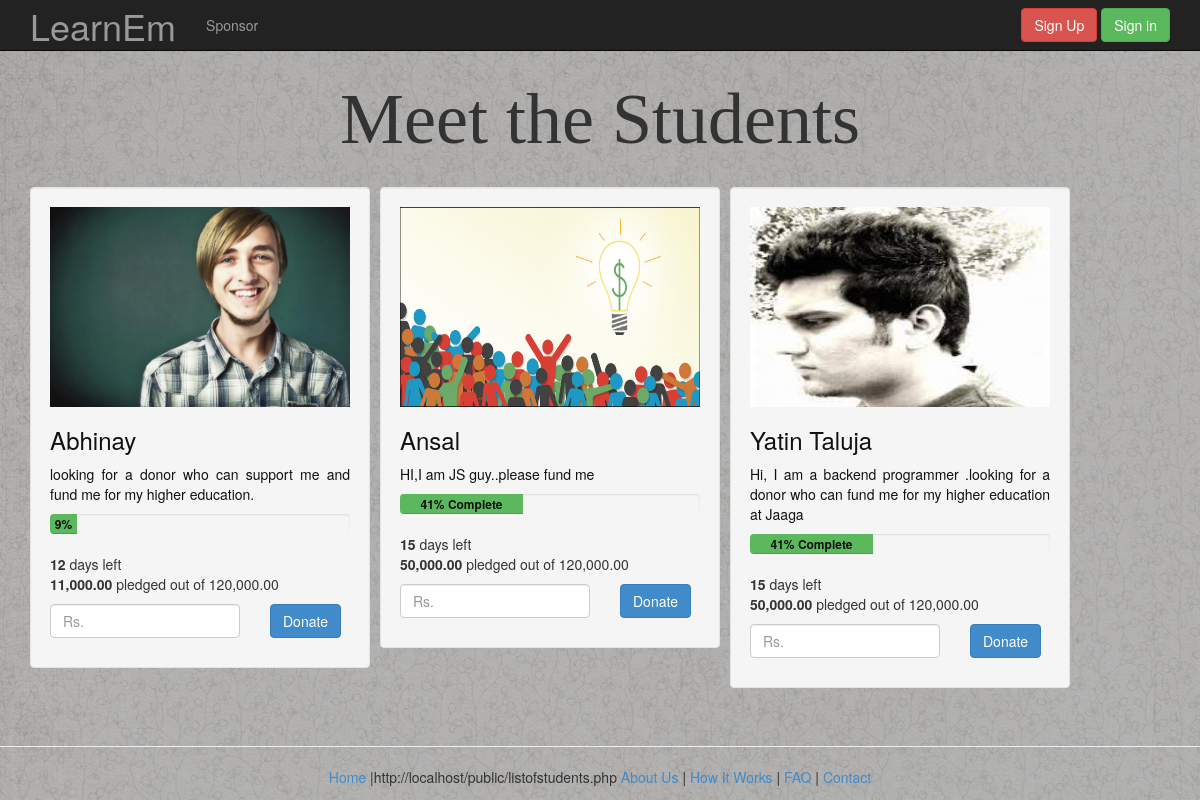
The page /listofstudents.php on the database as committed earlier.
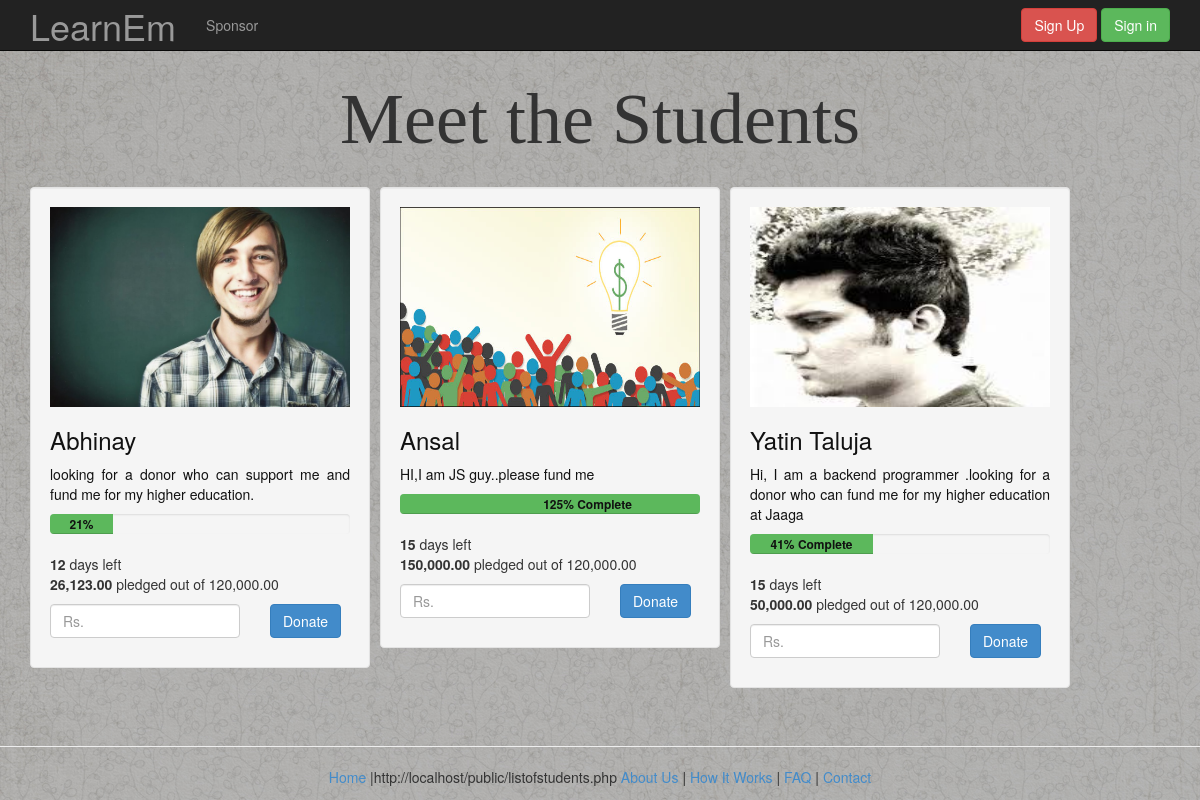
The same page on the database as committed later.
### tables this page shows
CREATE TABLE `student` (
  `S_id` int(20) NOT NULL AUTO_INCREMENT,
  `U_id` int(11) DEFAULT NULL,
  `sname` varchar(20) DEFAULT NULL,
  `gender` varchar(20) DEFAULT NULL,
  `email` varchar(320) DEFAULT NULL,
  `Phone_Number` int(20) DEFAULT NULL,
  `address` varchar(60) DEFAULT NULL,
  `pincode` int(10) DEFAULT NULL,
  `country` varchar(20) DEFAULT NULL,
  `course` varchar(20) DEFAULT NULL,
  `scholar_AMT` int(20) DEFAULT NULL,
  `para` varchar(500) DEFAULT NULL,
  `image_path` blob,
  `date` timestamp NOT NULL DEFAULT CURRENT_TIMESTAMP,
  `bitdetail` varchar(100) DEFAULT NULL,
  PRIMARY KEY (`S_id`),
  UNIQUE KEY `email` (`email`),
  KEY `U_id` (`U_id`),
  CONSTRAINT `student_ibfk_1` FOREIGN KEY (`U_id`) REFERENCES `user` (`U_id`)
);

### model/student.php (called while the page is built, shortened)
<?php
    function getStudentList()
    {
        $db= dbopen();
        $sql=$db->prepare('SELECT * FROM student');
        $sql->execute();
        $sql->bind_result($S_id,$U_id,$sname,$gender,$email,$Phone_Number,$address,
            $pincode,$country,$course,$scholar_AMT,$para,$image_path,$date,$bitdetail);
        while($sql->fetch()){
        $students[]=array('S_id'=>$S_id,'U_id'=>$U_id,'sname'=>$sname,'gender'=>$gender,'email'=>$email,
            'Phone_Number'=>$Phone_Number,'address'=>$address,'pincode'=>$pincode,'country'=>$country,
            'course'=>$course,'scholar_AMT'=>$scholar_AMT,'para'=>$para,'image_path'=>$image_path,'date'=>$date,'bitdetail'=>$bitdetail);
        }
        return ($students);
    }
    function getFundedAmount($S_id) {
        $db=dbopen();
        $sql = "select sum(amount) from donation where S_id=$S_id";
        $result = $db->query($sql);
        $sum = mysqli_fetch_array($result);
        return $sum['sum(amount)'];
    }
?>

### public/listofstudents.php (the view, shortened to what this page needs)
<?php
include('../model/student.php');
 ?>
<!DOCTYPE html>
<html lang="en">
<html>
<head>
  <link href="./dist/css/bootstrap.css" rel="stylesheet">
</head>
<body>
<div class="navbar navbar-inverse navbar-fixed-top" role="navigation">
    <div class="container">
      <div class="navbar-header" style="height: 50px;">
            <a class="navbar-brand" href="index.php">
            <h1 style="font-family:'KGSecondChancesSketch' cursive; margin-top: -9px;">LearnEm<h1></a>
      </div>
      <div class="collapse navbar-collapse">
            <ul class="nav navbar-nav">
                <li><a href="listofstudents.php">Sponsor</a></li>
               <?php if(isset($_COOKIE["email"])){
                 $whois=whois($email);
                ?>
                <li><a href="userdashboard.php">UserDashboard</a>
                <?php if(is_numeric($whois)){ ?>
                 <li><a href="studentdashboard.php">StudentDashboard</a></ul>
               <?php } ?>
                </ul>
                  <div class="navbar-form navbar-right">
   <script src="http://coinwidget.com/widget/coin.js"></script>
<script>
CoinWidgetCom.go({
  wallet_address: "15WTM5hsiK5oJZS4qTB9cZXhuHYRzfkrr4"
  , currency: "bitcoin"
  , counter: "count"
  , alignment: "bl"
  , qrcode: true
  , auto_show: false
  , lbl_button: "Donate Us"
  , lbl_address: "My Bitcoin Address:"
  , lbl_count: "donations"
  , lbl_amount: "BTC"
});
</script>
                <a href="../controller/logout.php" class="btn btn-danger">Logout</a>
          </div>
                  <?php }
                else{ ?>
            </ul>
            <div class="navbar-collapse collapse">
          <div class="navbar-form navbar-right">
              <a href="usersignup.php" class="btn btn-danger">Sign Up</a>
              <button class="btn btn-success" data-toggle="modal" data-target="#myModal">Sign in</button>
          </div>
        </div><?php } ?>
      </div>
    </div>
</div>
  <div class="container" align="center">
      <div class="row" style="margin-left: auto; margin-right: auto;">
    <h1 style="font-family:'KGSecondChancesSketch'" id="hiw">Meet the Students</h1></div>
  <?php $students= getStudentList();
        foreach($students as $student){
  ?>
  <?php
            $profilelink='studentprofile.php?S_id='.$student['S_id'].'';
                $sum_amount=getFundedAmount($student['S_id']);
                $requiredamount = $student['scholar_AMT'];
                $percentage =floor(($sum_amount/$requiredamount)*100);
                $DateApplied=$student['date'];
                $CurrentDate= date("Y-m-d H:i:s");
                $diff=abs(strtotime($CurrentDate) - strtotime($DateApplied));
                $years = floor($diff / (365*60*60*24));
                $months = floor(($diff - $years * 365*60*60*24) / (30*60*60*24));
                $days = floor(($diff - $years * 365*60*60*24 - $months*30*60*60*24)/ (60*60*24));
  ?>
  <a href="<?php echo $profilelink; ?>" style="text-decoration:none;color:#111111;">  <div class="col-lg-4" style="width:350px; text-align: justify; padding-left: 0px; padding-right: 0px; margin-left: auto; margin-right: auto;">
      <div class="well" style="width: 340px;">
        <img src=<?php echo $student['image_path'];
         ?> alt="donate"align="center" style="height:200px; width:300px" ></img>
        <br>
        <h3><?php echo $student['sname']; ?></h3>
        <p><?php echo $student['para']; ?></p>
        </a>
        <div class="progress">
              <div class="progress-bar progress-bar-success" role="progressbar" aria-valuenow="40" aria-valuemin="0" aria-valuemax="100" style="width: <?php echo $percentage; ?>%">
               <b style="color:#111111;"><?php echo $percentage."%"; ?> Complete</b>
                </div>
               </div>
              <p style="text-align:left">
              <?php if(!($days<30))
              {
               $Expire="campaign is over";
                echo $Expire;
              }
              else{
              ?>
              <b><?php echo 30-$days;
              }?></b> days left<b><br>
                <?php echo money_format('%i',$sum_amount);?></b>
              pledged out of <?php echo money_format('%i',$requiredamount); ?>
                </p>
    <div class="row">
      <form method="POST" action="donate.php" data-toggle="validator">
          <div class="col-md-8" >
            <input name="amount" type="text" placeholder="Rs. "
             class="form-control input-md" pattern="([0-9]){1,10}"
            data-match-error="Please enter numerical value" >
          </div>
          <div class="col-md-4" >
                <input type="submit" value="Donate" class="btn btn-primary">
          </div>
      </form>
    </div>
      </div>
  <?php
       }
  ?>
<hr>
<div class="container" align="center">
      <div class="row" style="margin-left: auto; margin-right: auto;">
  <footer class="footer" style="text-align:center">
    <nav>
      <ul style="padding-left: 0px;">
        <a href="index.php">Home </a> |http://localhost/public/listofstudents.php
        <a href= "aboutus.php">About Us</a> |
        <a href= "#hiw">How It Works</a> |
        <a href="#faq">FAQ</a> |
        <a href="#contact">Contact</a>
      </ul>
    </nav>
  </footer>
</div>
</div>
</body>
</html>

### public/listofstudents.php (style rules this page uses)
body { background: url("./images/backb.jpg"); background-repeat:repeat; padding-top: 60px; }
img { position: relative; }
.col-lg-4 { margin:18px; }
#hiw { font-family:'Cabin Sketch' cursive; font-size: 72px; }

Rows that differ between the two databases and show on the page:
changed student "Abhinay": $percentage 9 → 21 (drawn); percentage "9" → "21"; sum_amount "11,000.00" → "26,123.00"
computed for student "Ansal": $percentage 41 → 125 (drawn); percentage "41" → "125"; sum_amount "50,000.00" → "150,000.00"
